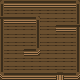

The image is a tile-based game level rendered from a .tmx file. Its description and complete source (layers, tilesets, objects, tile grids) follow:
An orthogonal 10x10 tile map with 8x8 px tiles, 1 tile layer (Main) and 12 objects (4x Hero, 3x Item, 3x Demon, Collision, Main).

<map version="1.0" orientation="orthogonal" width="10" height="10" tilewidth="8" tileheight="8">
 <tileset firstgid="1" name="Tiles" tilewidth="8" tileheight="8">
  <image source="data/Tiles.png" trans="ffffff" width="48" height="48" />
 </tileset>
 <layer name="Main" width="10" height="10">
  <data>
   <tile gid="13" />
   <tile gid="15" />
   <tile gid="15" />
   <tile gid="15" />
   <tile gid="15" />
   <tile gid="15" />
   <tile gid="15" />
   <tile gid="15" />
   <tile gid="15" />
   <tile gid="18" />
   <tile gid="16" />
   <tile gid="6" />
   <tile gid="6" />
   <tile gid="6" />
   <tile gid="6" />
   <tile gid="6" />
   <tile gid="6" />
   <tile gid="6" />
   <tile gid="6" />
   <tile gid="17" />
   <tile gid="28" />
   <tile gid="15" />
   <tile gid="15" />
   <tile gid="15" />
   <tile gid="18" />
   <tile gid="6" />
   <tile gid="6" />
   <tile gid="6" />
   <tile gid="6" />
   <tile gid="17" />
   <tile gid="16" />
   <tile gid="6" />
   <tile gid="6" />
   <tile gid="6" />
   <tile gid="17" />
   <tile gid="6" />
   <tile gid="6" />
   <tile gid="15" />
   <tile gid="15" />
   <tile gid="27" />
   <tile gid="16" />
   <tile gid="6" />
   <tile gid="6" />
   <tile gid="6" />
   <tile gid="17" />
   <tile gid="6" />
   <tile gid="6" />
   <tile gid="6" />
   <tile gid="6" />
   <tile gid="17" />
   <tile gid="16" />
   <tile gid="6" />
   <tile gid="6" />
   <tile gid="6" />
   <tile gid="17" />
   <tile gid="6" />
   <tile gid="6" />
   <tile gid="6" />
   <tile gid="6" />
   <tile gid="17" />
   <tile gid="16" />
   <tile gid="6" />
   <tile gid="6" />
   <tile gid="15" />
   <tile gid="24" />
   <tile gid="6" />
   <tile gid="6" />
   <tile gid="6" />
   <tile gid="6" />
   <tile gid="17" />
   <tile gid="16" />
   <tile gid="6" />
   <tile gid="6" />
   <tile gid="6" />
   <tile gid="6" />
   <tile gid="6" />
   <tile gid="6" />
   <tile gid="6" />
   <tile gid="6" />
   <tile gid="17" />
   <tile gid="16" />
   <tile gid="6" />
   <tile gid="6" />
   <tile gid="6" />
   <tile gid="6" />
   <tile gid="6" />
   <tile gid="6" />
   <tile gid="6" />
   <tile gid="6" />
   <tile gid="17" />
   <tile gid="19" />
   <tile gid="15" />
   <tile gid="15" />
   <tile gid="15" />
   <tile gid="15" />
   <tile gid="15" />
   <tile gid="15" />
   <tile gid="23" />
   <tile gid="15" />
   <tile gid="24" />
  </data>
 </layer>
 <objectgroup name="Collision" width="10" height="10">
  <object name="Wall" type="Collision" x="0" y="80">
   <polyline points="0,0 0,-79 81,-79 81,0 63,0 63,-7 77,-7 77,-48 57,-48 57,-54 77,-54 77,-72 4,-72 4,-63 40,-63 40,-24 24,-24 24,-32 36,-32 36,-56 4,-56 4,-7 63,-7 63,1 0,0" />
  </object>
 </objectgroup>
 <objectgroup name="ISpawn" width="10" height="10">
  <object name="RandomI" type="Item" x="8" y="8">
   <polyline points="0,0 0,8 8,8 8,0 0,0" />
  </object>
  <object name="RandomI" type="Item" x="8" y="32">
   <polyline points="0,0 0,8 8,8 8,0 0,0" />
  </object>
  <object name="RandomI" type="Item" x="56" y="8">
   <polyline points="0,0 0,8 8,8 8,0 0,0" />
  </object>
 </objectgroup>
 <objectgroup name="DSpawn" width="10" height="10">
  <object name="Easy" type="Demon" x="56" y="48">
   <polyline points="0,0 0,8 8,8 8,0 0,0" />
  </object>
  <object name="Easy" type="Demon" x="8" y="56">
   <polyline points="0,0 0,8 8,8 8,0 0,0" />
  </object>
  <object name="Med" type="Demon" x="40" y="24">
   <polyline points="0,0 0,8 8,8 8,0 0,0" />
  </object>
 </objectgroup>
 <objectgroup name="PSpawn" width="10" height="10">
  <object name="Player1" type="Hero" x="56" y="64">
   <polyline points="0,0 0,8 8,8 8,0 0,0" />
  </object>
  <object name="Player2" type="Hero" x="56" y="64">
   <polyline points="0,0 0,8 8,8 8,0 0,0" />
  </object>
  <object name="Player3" type="Hero" x="56" y="64">
   <polyline points="0,0 0,8 8,8 8,0 0,0" />
  </object>
  <object name="Player4" type="Hero" x="56" y="64">
   <polyline points="0,0 0,8 8,8 8,0 0,0" />
  </object>
 </objectgroup>
 <objectgroup name="EEvent" width="10" height="10">
  <object name="Map" type="Main" x="56" y="64">
   <polyline points="0,0 0,8 8,8 8,0 0,0" />
  </object>
 </objectgroup>
</map>
